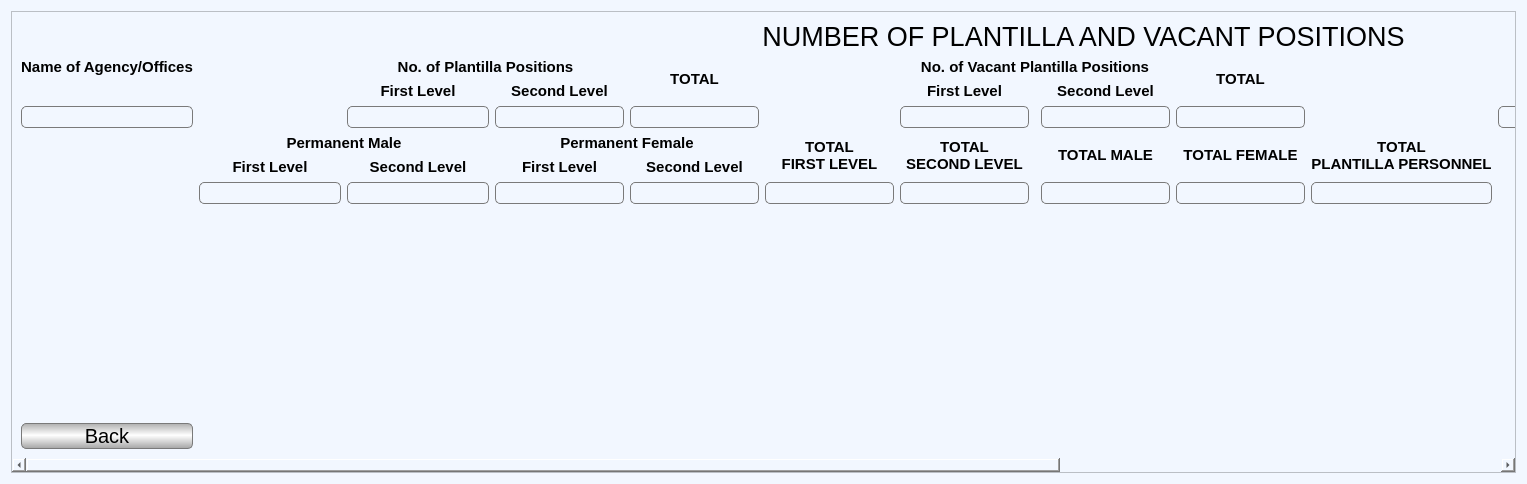
<?xml version="1.0" encoding="UTF-8"?>
<ui version="4.0">
 <class>NumPlantillaVacPos</class>
 <widget class="QWidget" name="NumPlantillaVacPos">
  <property name="geometry">
   <rect>
    <x>0</x>
    <y>0</y>
    <width>1527</width>
    <height>484</height>
   </rect>
  </property>
  <property name="windowTitle">
   <string>Form</string>
  </property>
  <property name="styleSheet">
   <string notr="true">background-color: rgb(242, 247, 255);</string>
  </property>
  <layout class="QGridLayout" name="gridLayout_2">
   <item row="1" column="0">
    <widget class="QScrollArea" name="scrollArea">
     <property name="widgetResizable">
      <bool>true</bool>
     </property>
     <widget class="QWidget" name="scrollAreaWidgetContents">
      <property name="geometry">
       <rect>
        <x>0</x>
        <y>0</y>
        <width>2130</width>
        <height>447</height>
       </rect>
      </property>
      <layout class="QGridLayout" name="gridLayout">
       <item row="5" column="7" rowspan="2">
        <widget class="QLabel" name="label_19">
         <property name="font">
          <font>
           <family>Segoe UI</family>
           <pointsize>11</pointsize>
           <weight>75</weight>
           <bold>true</bold>
          </font>
         </property>
         <property name="text">
          <string>TOTAL
FIRST LEVEL</string>
         </property>
         <property name="alignment">
          <set>Qt::AlignCenter</set>
         </property>
        </widget>
       </item>
       <item row="7" column="6">
        <widget class="QLineEdit" name="permFemaleSecondLvl">
         <property name="font">
          <font>
           <family>Segoe UI</family>
           <pointsize>11</pointsize>
          </font>
         </property>
         <property name="styleSheet">
          <string notr="true">border: 1px solid #7a7a7a;
border-radius: 5px;</string>
         </property>
         <property name="alignment">
          <set>Qt::AlignCenter</set>
         </property>
        </widget>
       </item>
       <item row="7" column="1" colspan="2">
        <widget class="QLineEdit" name="permMaleFirstLvl">
         <property name="sizePolicy">
          <sizepolicy hsizetype="Minimum" vsizetype="Fixed">
           <horstretch>0</horstretch>
           <verstretch>0</verstretch>
          </sizepolicy>
         </property>
         <property name="font">
          <font>
           <family>Segoe UI</family>
           <pointsize>11</pointsize>
          </font>
         </property>
         <property name="styleSheet">
          <string notr="true">border: 1px solid #7a7a7a;
border-radius: 5px;</string>
         </property>
         <property name="alignment">
          <set>Qt::AlignCenter</set>
         </property>
        </widget>
       </item>
       <item row="7" column="5">
        <widget class="QLineEdit" name="permFemaleFirstLvl">
         <property name="font">
          <font>
           <family>Segoe UI</family>
           <pointsize>11</pointsize>
          </font>
         </property>
         <property name="styleSheet">
          <string notr="true">border: 1px solid #7a7a7a;
border-radius: 5px;</string>
         </property>
         <property name="alignment">
          <set>Qt::AlignCenter</set>
         </property>
        </widget>
       </item>
       <item row="6" column="1" colspan="2">
        <widget class="QLabel" name="label_20">
         <property name="font">
          <font>
           <family>Segoe UI</family>
           <pointsize>11</pointsize>
           <weight>75</weight>
           <bold>true</bold>
          </font>
         </property>
         <property name="text">
          <string>First Level</string>
         </property>
         <property name="alignment">
          <set>Qt::AlignCenter</set>
         </property>
        </widget>
       </item>
       <item row="5" column="10" rowspan="2">
        <widget class="QLabel" name="label_25">
         <property name="font">
          <font>
           <family>Segoe UI</family>
           <pointsize>11</pointsize>
           <weight>75</weight>
           <bold>true</bold>
          </font>
         </property>
         <property name="text">
          <string>TOTAL MALE</string>
         </property>
         <property name="alignment">
          <set>Qt::AlignCenter</set>
         </property>
        </widget>
       </item>
       <item row="5" column="8" rowspan="2">
        <widget class="QLabel" name="label_24">
         <property name="font">
          <font>
           <family>Segoe UI</family>
           <pointsize>11</pointsize>
           <weight>75</weight>
           <bold>true</bold>
          </font>
         </property>
         <property name="text">
          <string>TOTAL
SECOND LEVEL</string>
         </property>
         <property name="alignment">
          <set>Qt::AlignCenter</set>
         </property>
        </widget>
       </item>
       <item row="7" column="8">
        <widget class="QLineEdit" name="totalSecondLvl">
         <property name="font">
          <font>
           <family>Segoe UI</family>
           <pointsize>11</pointsize>
          </font>
         </property>
         <property name="styleSheet">
          <string notr="true">border: 1px solid #7a7a7a;
border-radius: 5px;</string>
         </property>
         <property name="alignment">
          <set>Qt::AlignCenter</set>
         </property>
        </widget>
       </item>
       <item row="5" column="11" rowspan="2">
        <widget class="QLabel" name="label_26">
         <property name="font">
          <font>
           <family>Segoe UI</family>
           <pointsize>11</pointsize>
           <weight>75</weight>
           <bold>true</bold>
          </font>
         </property>
         <property name="text">
          <string>TOTAL FEMALE</string>
         </property>
         <property name="alignment">
          <set>Qt::AlignCenter</set>
         </property>
        </widget>
       </item>
       <item row="7" column="11">
        <widget class="QLineEdit" name="totalFemale">
         <property name="font">
          <font>
           <family>Segoe UI</family>
           <pointsize>11</pointsize>
          </font>
         </property>
         <property name="styleSheet">
          <string notr="true">border: 1px solid #7a7a7a;
border-radius: 5px;</string>
         </property>
         <property name="alignment">
          <set>Qt::AlignCenter</set>
         </property>
        </widget>
       </item>
       <item row="7" column="10">
        <widget class="QLineEdit" name="totalMale">
         <property name="font">
          <font>
           <family>Segoe UI</family>
           <pointsize>11</pointsize>
          </font>
         </property>
         <property name="styleSheet">
          <string notr="true">border: 1px solid #7a7a7a;
border-radius: 5px;</string>
         </property>
         <property name="alignment">
          <set>Qt::AlignCenter</set>
         </property>
        </widget>
       </item>
       <item row="2" column="0">
        <widget class="QLabel" name="label">
         <property name="font">
          <font>
           <family>Segoe UI</family>
           <pointsize>11</pointsize>
           <weight>75</weight>
           <bold>true</bold>
          </font>
         </property>
         <property name="text">
          <string>Name of Agency/Offices</string>
         </property>
         <property name="alignment">
          <set>Qt::AlignCenter</set>
         </property>
        </widget>
       </item>
       <item row="1" column="0" colspan="20">
        <widget class="QLabel" name="label_27">
         <property name="font">
          <font>
           <family>Segoe UI</family>
           <pointsize>20</pointsize>
           <weight>50</weight>
           <bold>false</bold>
          </font>
         </property>
         <property name="text">
          <string>NUMBER OF PLANTILLA AND VACANT POSITIONS</string>
         </property>
         <property name="alignment">
          <set>Qt::AlignCenter</set>
         </property>
        </widget>
       </item>
       <item row="4" column="0">
        <widget class="QLineEdit" name="nameOFAgency">
         <property name="font">
          <font>
           <family>Segoe UI</family>
           <pointsize>11</pointsize>
          </font>
         </property>
         <property name="styleSheet">
          <string notr="true">border: 1px solid #7a7a7a;
border-radius: 5px;</string>
         </property>
         <property name="alignment">
          <set>Qt::AlignCenter</set>
         </property>
        </widget>
       </item>
       <item row="4" column="8">
        <widget class="QLineEdit" name="vanPltPosFirstLvl">
         <property name="font">
          <font>
           <family>Segoe UI</family>
           <pointsize>11</pointsize>
          </font>
         </property>
         <property name="styleSheet">
          <string notr="true">border: 1px solid #7a7a7a;
border-radius: 5px;</string>
         </property>
         <property name="alignment">
          <set>Qt::AlignCenter</set>
         </property>
        </widget>
       </item>
       <item row="0" column="0" colspan="20">
        <spacer name="verticalSpacer_2">
         <property name="orientation">
          <enum>Qt::Vertical</enum>
         </property>
         <property name="sizeHint" stdset="0">
          <size>
           <width>1868</width>
           <height>9</height>
          </size>
         </property>
        </spacer>
       </item>
       <item row="4" column="13">
        <widget class="QLineEdit" name="coterminous">
         <property name="font">
          <font>
           <family>Segoe UI</family>
           <pointsize>11</pointsize>
          </font>
         </property>
         <property name="styleSheet">
          <string notr="true">border: 1px solid #7a7a7a;
border-radius: 5px;</string>
         </property>
         <property name="alignment">
          <set>Qt::AlignCenter</set>
         </property>
        </widget>
       </item>
       <item row="3" column="17">
        <widget class="QLabel" name="label_14">
         <property name="font">
          <font>
           <family>Segoe UI</family>
           <pointsize>11</pointsize>
           <weight>75</weight>
           <bold>true</bold>
          </font>
         </property>
         <property name="text">
          <string>Contract of Service</string>
         </property>
         <property name="alignment">
          <set>Qt::AlignCenter</set>
         </property>
        </widget>
       </item>
       <item row="4" column="14" colspan="3">
        <widget class="QLineEdit" name="casual">
         <property name="font">
          <font>
           <family>Segoe UI</family>
           <pointsize>11</pointsize>
          </font>
         </property>
         <property name="styleSheet">
          <string notr="true">border: 1px solid #7a7a7a;
border-radius: 5px;</string>
         </property>
         <property name="alignment">
          <set>Qt::AlignCenter</set>
         </property>
        </widget>
       </item>
       <item row="3" column="13">
        <widget class="QLabel" name="label_11">
         <property name="font">
          <font>
           <family>Segoe UI</family>
           <pointsize>11</pointsize>
           <weight>75</weight>
           <bold>true</bold>
          </font>
         </property>
         <property name="text">
          <string>Coterminous</string>
         </property>
         <property name="alignment">
          <set>Qt::AlignCenter</set>
         </property>
        </widget>
       </item>
       <item row="3" column="18">
        <widget class="QLabel" name="label_15">
         <property name="font">
          <font>
           <family>Segoe UI</family>
           <pointsize>11</pointsize>
           <weight>75</weight>
           <bold>true</bold>
          </font>
         </property>
         <property name="text">
          <string>Job Orders</string>
         </property>
         <property name="alignment">
          <set>Qt::AlignCenter</set>
         </property>
        </widget>
       </item>
       <item row="4" column="17">
        <widget class="QLineEdit" name="contractOfService">
         <property name="font">
          <font>
           <family>Segoe UI</family>
           <pointsize>11</pointsize>
          </font>
         </property>
         <property name="styleSheet">
          <string notr="true">border: 1px solid #7a7a7a;
border-radius: 5px;</string>
         </property>
         <property name="alignment">
          <set>Qt::AlignCenter</set>
         </property>
        </widget>
       </item>
       <item row="4" column="18">
        <widget class="QLineEdit" name="jobOrders">
         <property name="font">
          <font>
           <family>Segoe UI</family>
           <pointsize>11</pointsize>
          </font>
         </property>
         <property name="styleSheet">
          <string notr="true">border: 1px solid #7a7a7a;
border-radius: 5px;</string>
         </property>
         <property name="alignment">
          <set>Qt::AlignCenter</set>
         </property>
        </widget>
       </item>
       <item row="5" column="5" colspan="2">
        <widget class="QLabel" name="label_17">
         <property name="font">
          <font>
           <family>Segoe UI</family>
           <pointsize>11</pointsize>
           <weight>75</weight>
           <bold>true</bold>
          </font>
         </property>
         <property name="text">
          <string>Permanent Female</string>
         </property>
         <property name="alignment">
          <set>Qt::AlignCenter</set>
         </property>
        </widget>
       </item>
       <item row="4" column="19">
        <widget class="QLineEdit" name="nonCareerTotal">
         <property name="font">
          <font>
           <family>Segoe UI</family>
           <pointsize>11</pointsize>
          </font>
         </property>
         <property name="styleSheet">
          <string notr="true">border: 1px solid #7a7a7a;
border-radius: 5px;</string>
         </property>
         <property name="alignment">
          <set>Qt::AlignCenter</set>
         </property>
        </widget>
       </item>
       <item row="8" column="0" colspan="19">
        <spacer name="verticalSpacer">
         <property name="orientation">
          <enum>Qt::Vertical</enum>
         </property>
         <property name="sizeHint" stdset="0">
          <size>
           <width>1858</width>
           <height>247</height>
          </size>
         </property>
        </spacer>
       </item>
       <item row="9" column="0">
        <widget class="QPushButton" name="backB">
         <property name="font">
          <font>
           <family>Segoe UI</family>
           <pointsize>15</pointsize>
          </font>
         </property>
         <property name="styleSheet">
          <string notr="true">border: 1px solid #7a7a7a;
selection-color: qlineargradient(spread:reflect, x1:1, y1:1, x2:1, y2:0.469, stop:0 rgba(210, 210, 210, 255), stop:1 rgba(255, 255, 255, 255));
selection-background-color: qlineargradient(spread:reflect, x1:1, y1:1, x2:1, y2:0.469, stop:0 rgba(210, 210, 210, 255), stop:1 rgba(255, 255, 255, 255));
border-radius: 5px;
background-color: qlineargradient(spread:reflect, x1:1, y1:1, x2:1, y2:0.469, stop:0 rgba(165, 165, 165, 255), stop:1 rgba(255, 255, 255, 255));</string>
         </property>
         <property name="text">
          <string>Back</string>
         </property>
        </widget>
       </item>
       <item row="9" column="19">
        <widget class="QPushButton" name="updateB">
         <property name="font">
          <font>
           <family>Segoe UI</family>
           <pointsize>15</pointsize>
          </font>
         </property>
         <property name="styleSheet">
          <string notr="true">border: 1px solid #7a7a7a;
selection-color: qlineargradient(spread:reflect, x1:1, y1:1, x2:1, y2:0.469, stop:0 rgba(210, 210, 210, 255), stop:1 rgba(255, 255, 255, 255));
selection-background-color: qlineargradient(spread:reflect, x1:1, y1:1, x2:1, y2:0.469, stop:0 rgba(210, 210, 210, 255), stop:1 rgba(255, 255, 255, 255));
border-radius: 5px;
background-color: qlineargradient(spread:reflect, x1:1, y1:1, x2:1, y2:0.469, stop:0 rgba(165, 165, 165, 255), stop:1 rgba(255, 255, 255, 255));</string>
         </property>
         <property name="text">
          <string>Update</string>
         </property>
        </widget>
       </item>
       <item row="6" column="5">
        <widget class="QLabel" name="label_21">
         <property name="font">
          <font>
           <family>Segoe UI</family>
           <pointsize>11</pointsize>
           <weight>75</weight>
           <bold>true</bold>
          </font>
         </property>
         <property name="text">
          <string>First Level</string>
         </property>
         <property name="alignment">
          <set>Qt::AlignCenter</set>
         </property>
        </widget>
       </item>
       <item row="4" column="3" colspan="2">
        <widget class="QLineEdit" name="noPltPosFirstLvl">
         <property name="font">
          <font>
           <family>Segoe UI</family>
           <pointsize>11</pointsize>
          </font>
         </property>
         <property name="styleSheet">
          <string notr="true">border: 1px solid #7a7a7a;
border-radius: 5px;</string>
         </property>
         <property name="alignment">
          <set>Qt::AlignCenter</set>
         </property>
        </widget>
       </item>
       <item row="6" column="6">
        <widget class="QLabel" name="label_23">
         <property name="font">
          <font>
           <family>Segoe UI</family>
           <pointsize>11</pointsize>
           <weight>75</weight>
           <bold>true</bold>
          </font>
         </property>
         <property name="text">
          <string>Second Level</string>
         </property>
         <property name="alignment">
          <set>Qt::AlignCenter</set>
         </property>
        </widget>
       </item>
       <item row="2" column="19" rowspan="2">
        <widget class="QLabel" name="label_10">
         <property name="font">
          <font>
           <family>Segoe UI</family>
           <pointsize>11</pointsize>
           <weight>75</weight>
           <bold>true</bold>
          </font>
         </property>
         <property name="text">
          <string>TOTAL</string>
         </property>
         <property name="alignment">
          <set>Qt::AlignCenter</set>
         </property>
        </widget>
       </item>
       <item row="7" column="12">
        <widget class="QLineEdit" name="totalPlantillaPersonnel">
         <property name="font">
          <font>
           <family>Segoe UI</family>
           <pointsize>11</pointsize>
          </font>
         </property>
         <property name="styleSheet">
          <string notr="true">border: 1px solid #7a7a7a;
border-radius: 5px;</string>
         </property>
         <property name="alignment">
          <set>Qt::AlignCenter</set>
         </property>
        </widget>
       </item>
       <item row="3" column="5">
        <widget class="QLabel" name="label_4">
         <property name="font">
          <font>
           <family>Segoe UI</family>
           <pointsize>11</pointsize>
           <weight>75</weight>
           <bold>true</bold>
          </font>
         </property>
         <property name="text">
          <string>Second Level</string>
         </property>
         <property name="alignment">
          <set>Qt::AlignCenter</set>
         </property>
        </widget>
       </item>
       <item row="4" column="5">
        <widget class="QLineEdit" name="noPltPosSecondLvl">
         <property name="font">
          <font>
           <family>Segoe UI</family>
           <pointsize>11</pointsize>
          </font>
         </property>
         <property name="styleSheet">
          <string notr="true">border: 1px solid #7a7a7a;
border-radius: 5px;</string>
         </property>
         <property name="alignment">
          <set>Qt::AlignCenter</set>
         </property>
        </widget>
       </item>
       <item row="4" column="6">
        <widget class="QLineEdit" name="pltPosTotal">
         <property name="font">
          <font>
           <family>Segoe UI</family>
           <pointsize>11</pointsize>
          </font>
         </property>
         <property name="styleSheet">
          <string notr="true">border: 1px solid #7a7a7a;
border-radius: 5px;</string>
         </property>
         <property name="alignment">
          <set>Qt::AlignCenter</set>
         </property>
        </widget>
       </item>
       <item row="5" column="1" colspan="4">
        <widget class="QLabel" name="label_16">
         <property name="font">
          <font>
           <family>Segoe UI</family>
           <pointsize>11</pointsize>
           <weight>75</weight>
           <bold>true</bold>
          </font>
         </property>
         <property name="text">
          <string>Permanent Male</string>
         </property>
         <property name="alignment">
          <set>Qt::AlignCenter</set>
         </property>
        </widget>
       </item>
       <item row="2" column="6" rowspan="2">
        <widget class="QLabel" name="label_5">
         <property name="font">
          <font>
           <family>Segoe UI</family>
           <pointsize>11</pointsize>
           <weight>75</weight>
           <bold>true</bold>
          </font>
         </property>
         <property name="text">
          <string>TOTAL</string>
         </property>
         <property name="alignment">
          <set>Qt::AlignCenter</set>
         </property>
        </widget>
       </item>
       <item row="3" column="8">
        <widget class="QLabel" name="label_7">
         <property name="font">
          <font>
           <family>Segoe UI</family>
           <pointsize>11</pointsize>
           <weight>75</weight>
           <bold>true</bold>
          </font>
         </property>
         <property name="text">
          <string>First Level</string>
         </property>
         <property name="alignment">
          <set>Qt::AlignCenter</set>
         </property>
        </widget>
       </item>
       <item row="2" column="8" colspan="3">
        <widget class="QLabel" name="label_9">
         <property name="font">
          <font>
           <family>Segoe UI</family>
           <pointsize>11</pointsize>
           <weight>75</weight>
           <bold>true</bold>
          </font>
         </property>
         <property name="text">
          <string>No. of Vacant Plantilla Positions</string>
         </property>
         <property name="alignment">
          <set>Qt::AlignCenter</set>
         </property>
        </widget>
       </item>
       <item row="4" column="10">
        <widget class="QLineEdit" name="vanPltPosSecondLvl">
         <property name="font">
          <font>
           <family>Segoe UI</family>
           <pointsize>11</pointsize>
          </font>
         </property>
         <property name="styleSheet">
          <string notr="true">border: 1px solid #7a7a7a;
border-radius: 5px;</string>
         </property>
         <property name="alignment">
          <set>Qt::AlignCenter</set>
         </property>
        </widget>
       </item>
       <item row="3" column="10">
        <widget class="QLabel" name="label_8">
         <property name="font">
          <font>
           <family>Segoe UI</family>
           <pointsize>11</pointsize>
           <weight>75</weight>
           <bold>true</bold>
          </font>
         </property>
         <property name="text">
          <string>Second Level</string>
         </property>
         <property name="alignment">
          <set>Qt::AlignCenter</set>
         </property>
        </widget>
       </item>
       <item row="6" column="3" colspan="2">
        <widget class="QLabel" name="label_22">
         <property name="font">
          <font>
           <family>Segoe UI</family>
           <pointsize>11</pointsize>
           <weight>75</weight>
           <bold>true</bold>
          </font>
         </property>
         <property name="text">
          <string>Second Level</string>
         </property>
         <property name="alignment">
          <set>Qt::AlignCenter</set>
         </property>
        </widget>
       </item>
       <item row="5" column="12" rowspan="2">
        <widget class="QLabel" name="label_28">
         <property name="font">
          <font>
           <family>Segoe UI</family>
           <pointsize>11</pointsize>
           <weight>75</weight>
           <bold>true</bold>
          </font>
         </property>
         <property name="text">
          <string>TOTAL
PLANTILLA PERSONNEL</string>
         </property>
         <property name="alignment">
          <set>Qt::AlignCenter</set>
         </property>
        </widget>
       </item>
       <item row="3" column="14" colspan="3">
        <widget class="QLabel" name="label_12">
         <property name="font">
          <font>
           <family>Segoe UI</family>
           <pointsize>11</pointsize>
           <weight>75</weight>
           <bold>true</bold>
          </font>
         </property>
         <property name="text">
          <string>Casual</string>
         </property>
         <property name="alignment">
          <set>Qt::AlignCenter</set>
         </property>
        </widget>
       </item>
       <item row="2" column="11" rowspan="2">
        <widget class="QLabel" name="label_6">
         <property name="font">
          <font>
           <family>Segoe UI</family>
           <pointsize>11</pointsize>
           <weight>75</weight>
           <bold>true</bold>
          </font>
         </property>
         <property name="text">
          <string>TOTAL</string>
         </property>
         <property name="alignment">
          <set>Qt::AlignCenter</set>
         </property>
        </widget>
       </item>
       <item row="2" column="13" colspan="6">
        <widget class="QLabel" name="label_13">
         <property name="font">
          <font>
           <family>Segoe UI</family>
           <pointsize>11</pointsize>
           <weight>75</weight>
           <bold>true</bold>
          </font>
         </property>
         <property name="text">
          <string>No. of Non-Career Employees</string>
         </property>
         <property name="alignment">
          <set>Qt::AlignCenter</set>
         </property>
        </widget>
       </item>
       <item row="4" column="11">
        <widget class="QLineEdit" name="vacPltPosTotal">
         <property name="font">
          <font>
           <family>Segoe UI</family>
           <pointsize>11</pointsize>
          </font>
         </property>
         <property name="styleSheet">
          <string notr="true">border: 1px solid #7a7a7a;
border-radius: 5px;</string>
         </property>
         <property name="alignment">
          <set>Qt::AlignCenter</set>
         </property>
        </widget>
       </item>
       <item row="7" column="3" colspan="2">
        <widget class="QLineEdit" name="permMaleSecondLvl">
         <property name="sizePolicy">
          <sizepolicy hsizetype="MinimumExpanding" vsizetype="Fixed">
           <horstretch>0</horstretch>
           <verstretch>0</verstretch>
          </sizepolicy>
         </property>
         <property name="font">
          <font>
           <family>Segoe UI</family>
           <pointsize>11</pointsize>
          </font>
         </property>
         <property name="styleSheet">
          <string notr="true">border: 1px solid #7a7a7a;
border-radius: 5px;</string>
         </property>
         <property name="alignment">
          <set>Qt::AlignCenter</set>
         </property>
        </widget>
       </item>
       <item row="7" column="7">
        <widget class="QLineEdit" name="totalFirstLvl">
         <property name="font">
          <font>
           <family>Segoe UI</family>
           <pointsize>11</pointsize>
          </font>
         </property>
         <property name="styleSheet">
          <string notr="true">border: 1px solid #7a7a7a;
border-radius: 5px;</string>
         </property>
         <property name="alignment">
          <set>Qt::AlignCenter</set>
         </property>
        </widget>
       </item>
       <item row="3" column="3" colspan="2">
        <widget class="QLabel" name="label_3">
         <property name="font">
          <font>
           <family>Segoe UI</family>
           <pointsize>11</pointsize>
           <weight>75</weight>
           <bold>true</bold>
          </font>
         </property>
         <property name="text">
          <string>First Level</string>
         </property>
         <property name="alignment">
          <set>Qt::AlignCenter</set>
         </property>
        </widget>
       </item>
       <item row="2" column="3" colspan="3">
        <widget class="QLabel" name="label_2">
         <property name="font">
          <font>
           <family>Segoe UI</family>
           <pointsize>11</pointsize>
           <weight>75</weight>
           <bold>true</bold>
          </font>
         </property>
         <property name="text">
          <string>No. of Plantilla Positions</string>
         </property>
         <property name="alignment">
          <set>Qt::AlignCenter</set>
         </property>
        </widget>
       </item>
      </layout>
     </widget>
    </widget>
   </item>
  </layout>
 </widget>
 <resources/>
 <connections/>
</ui>
